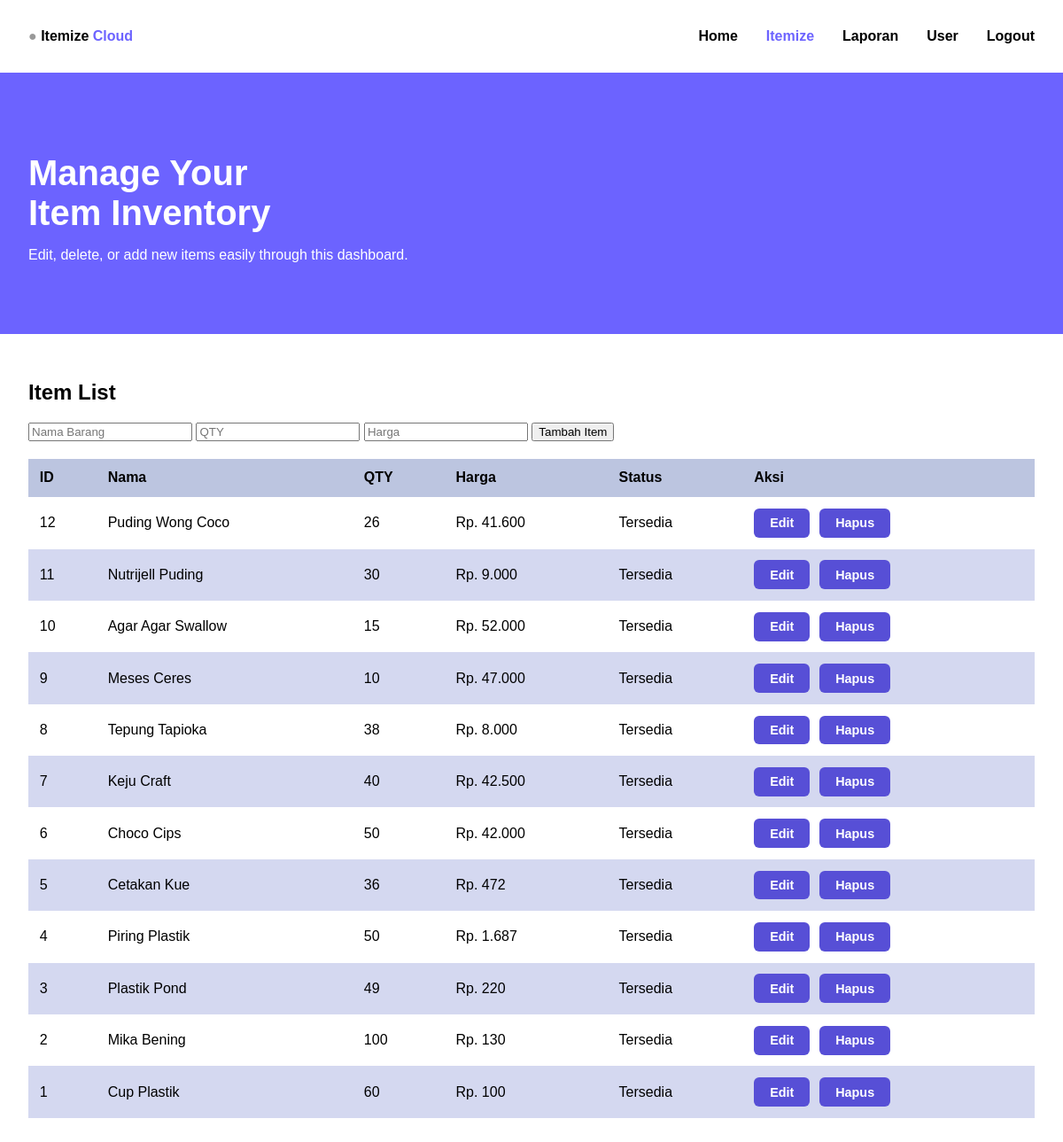
The app's page /menu/itemize.php (signed in) with its own data.
### tables this page shows
CREATE TABLE `tb_barang` (
  `id` int(11) NOT NULL,
  `name` varchar(100) NOT NULL,
  `qty` int(11) NOT NULL,
  `harga` int(11) NOT NULL,
  `status` varchar(50) NOT NULL
);

### menu/itemize.php (the view, shortened to what this page needs)
<?php
require '../function/functions.php';
$userId = $_SESSION['id'];
$result = mysqli_query($conn, "SELECT role FROM user WHERE id = $userId");
$row = mysqli_fetch_assoc($result);
$editData = null;
$sql = "SELECT * FROM tb_barang ORDER BY id DESC";
$result = $conn->query($sql);
?>
<!DOCTYPE html>
<html lang="id">
<head>
    <link rel="stylesheet" href="style.css">
</head>
<body>
    <nav>
        <div class="logo"><span>●</span><b> Itemize <span>Cloud</span></b></div>
        <ul class="nav-links">
            <li><a href="home.php">Home</a></li>
            <?php if ($row['role'] == 'admin'): ?>
                <li><a href="#" class="active">Itemize</a></li>
                <li><a href="laporan.php">Laporan</a></li>
                <li><a href="user.php">User</a></li>
            <?php endif; ?>
            <li><a href="../logout.php">Logout</a></li>
        </ul>
    </nav>
    <header class="hero">
        <h1>Manage Your<br>Item Inventory</h1>
        <p>Edit, delete, or add new items easily through this dashboard.</p>
    </header>
    <main>
        <h2>Item List</h2>
        <form method="POST" style="margin-bottom: 20px;">
            <input type="text" name="name" placeholder="Nama Barang" required value="<?= htmlspecialchars($editData['name'] ?? '') ?>">
            <input type="number" name="qty" placeholder="QTY" required value="<?= $editData['qty'] ?? '' ?>">
            <input type="text" name="harga" placeholder="Harga" required value="<?= $editData['harga'] ?? '' ?>">
            <button type="submit"><?= $editData ? 'Perbarui Item' : 'Tambah Item' ?></button>
        </form>
        <table>
            <thead>
                <tr>
                    <th>ID</th>
                    <th>Nama</th>
                    <th>QTY</th>
                    <th>Harga</th>
                    <th>Status</th>
                    <th>Aksi</th>
                </tr>
            </thead>
            <tbody>
                <?php while ($row = $result->fetch_assoc()): ?>
                    <tr>
                        <td><?= $row['id'] ?></td>
                        <td><?= htmlspecialchars($row['name']) ?></td>
                        <td><?= $row['qty'] ?></td>
                        <td>Rp. <?= number_format((int)$row['harga'], 0, ',', '.') ?></td>
                        <td><?= $row['status'] ?></td>
                        <td>
                            <a href="?edit=<?= $row['id'] ?>" class="btn-modern edit">Edit</a>
                            <a href="?delete=<?= $row['id'] ?>" class="btn-modern delete" onclick="return confirm('Hapus item ini?')">Hapus</a>
                        </td>
                    </tr>
                <?php endwhile; ?>
            </tbody>
        </table>
    </main>
</body>
</html>

### menu/style.css (style rules this page uses)
body { font-family: Arial, sans-serif; margin: 0; padding: 0; background: #fff; color: #000; }
nav { background: #fff; display: flex; justify-content: space-between; padding: 1rem 2rem; align-items: center; box-shadow: 0 2px 5px rgba(0,0,0,0.1); }
.logo span { color: #999; }
.logo b span { color: #6c63ff; }
.nav-links { list-style: none; display: flex; gap: 2rem; }
.nav-links a { text-decoration: none; color: #000; font-weight: bold; transition: color 0.3s; }
.nav-links a.active { color: #6c63ff; }
.hero { background: #6c63ff; color: white; padding: 4rem 2rem; text-align: left; }
.hero h1 { font-size: 2.5rem; margin-bottom: 1rem; }
main { padding: 2rem; }
table { width: 100%; border-collapse: collapse; margin-top: 1rem; }
table thead { background-color: #bcc5e0; }
table tbody tr:nth-child(even) { background-color: #d4d8f0; }
table td, table th { padding: 0.8rem; text-align: left; }
.btn-modern { padding: 0.4rem 1rem; border-radius: 6px; font-size: 0.9rem; font-weight: 600; text-decoration: none; display: inline-block; transition: background-color 0.3s, transform 0.2s; color: white; margin-right: 0.4rem; border: 2px solid transparent; }
.btn-modern.edit { background-color: #574fd6; }
.btn-modern.delete { background-color: #574fd6; }

### records on screen
tb_barang: id "12", name "Puding Wong Coco", qty "26", harga "41.600", status "Tersedia"
tb_barang: id "11", name "Nutrijell Puding", qty "30", harga "9.000", status "Tersedia"
tb_barang: id "10", name "Agar Agar Swallow", qty "15", harga "52.000", status "Tersedia"
tb_barang: id "9", name "Meses Ceres", qty "10", harga "47.000", status "Tersedia"
tb_barang: id "8", name "Tepung Tapioka", qty "38", harga "8.000", status "Tersedia"
tb_barang: id "7", name "Keju Craft", qty "40", harga "42.500", status "Tersedia"
tb_barang: id "6", name "Choco Cips", qty "50", harga "42.000", status "Tersedia"
tb_barang: id "5", name "Cetakan Kue", qty "36", harga "472", status "Tersedia"
tb_barang: id "4", name "Piring Plastik", qty "50", harga "1.687", status "Tersedia"
tb_barang: id "3", name "Plastik Pond", qty "49", harga "220", status "Tersedia"
tb_barang: id "2", name "Mika Bening", qty "100", harga "130", status "Tersedia"
tb_barang: id "1", name "Cup Plastik", qty "60", harga "100", status "Tersedia"
